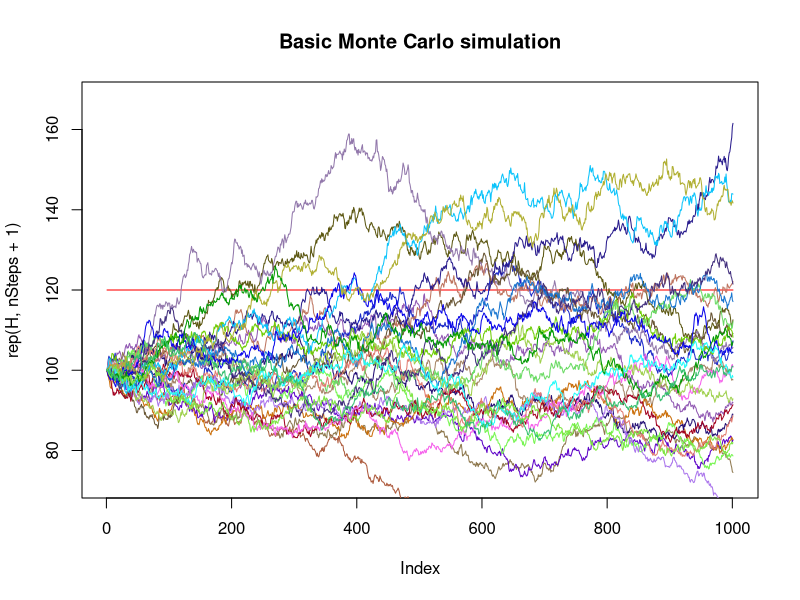

This chart was generated by the following R code:
K=100
S0=100
H=120
Tm=1
mu=1*0.01
sigma=20*0.01
r=0

nSteps=1000
nTimes=30
dt=Tm/nSteps
dtSd=sqrt(dt)


plot(rep(H,nSteps+1),type="l",col="red",main="Basic Monte Carlo simulation")
W=rnorm(nSteps*nTimes)
px<-c()
X<-matrix(mu*dt+sigma*dtSd*W,nrow = nTimes)
for (j in 1:nTimes){
  S<-c(S0)
  b=FALSE
  for (i in 1:nSteps){
    S[i+1]<-S[i]*(1+X[j,i])
    if (S[i+1]>H) {
      b=TRUE
    }
  }
  if (b) {p=0} else {p=max(S[nSteps+1]-K,0)*exp(-r*Tm)}
  lines(S,type="l",col=rgb(runif(1),runif(1),runif(1)))
  px[j]<-p
}
mean(px)
sd(px)/sqrt(nTimes)